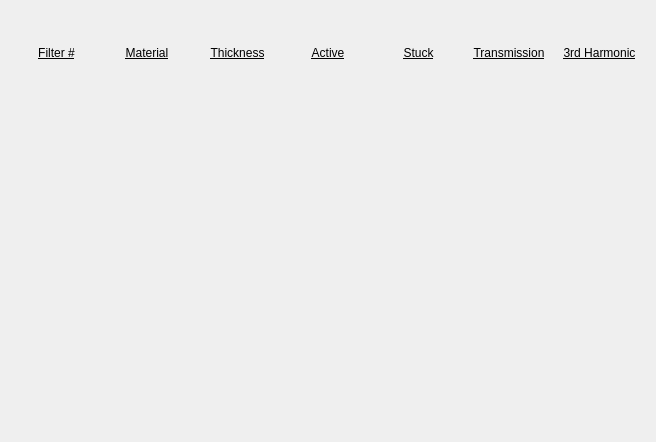
<?xml version="1.0" encoding="UTF-8"?>
<ui version="4.0">
 <class>Form</class>
 <widget class="QWidget" name="Form">
  <property name="geometry">
   <rect>
    <x>0</x>
    <y>0</y>
    <width>656</width>
    <height>442</height>
   </rect>
  </property>
  <property name="windowTitle">
   <string>Form</string>
  </property>
  <layout class="QVBoxLayout" name="verticalLayout" stretch="0,0,0,0,0">
   <property name="spacing">
    <number>0</number>
   </property>
   <item>
    <layout class="QHBoxLayout" name="horizontalLayout">
     <item>
      <widget class="QLabel" name="label">
       <property name="font">
        <font>
         <underline>true</underline>
        </font>
       </property>
       <property name="text">
        <string>Filter #</string>
       </property>
       <property name="alignment">
        <set>Qt::AlignCenter</set>
       </property>
      </widget>
     </item>
     <item>
      <widget class="QLabel" name="label_2">
       <property name="font">
        <font>
         <underline>true</underline>
        </font>
       </property>
       <property name="text">
        <string>Material</string>
       </property>
       <property name="alignment">
        <set>Qt::AlignCenter</set>
       </property>
      </widget>
     </item>
     <item>
      <widget class="QLabel" name="label_3">
       <property name="font">
        <font>
         <underline>true</underline>
        </font>
       </property>
       <property name="text">
        <string>Thickness</string>
       </property>
       <property name="alignment">
        <set>Qt::AlignCenter</set>
       </property>
      </widget>
     </item>
     <item>
      <widget class="QLabel" name="label_8">
       <property name="font">
        <font>
         <underline>true</underline>
        </font>
       </property>
       <property name="toolTip">
        <string>Active: blade (or specific filter) should be included in calculations.</string>
       </property>
       <property name="text">
        <string>Active</string>
       </property>
       <property name="alignment">
        <set>Qt::AlignCenter</set>
       </property>
      </widget>
     </item>
     <item>
      <widget class="QLabel" name="label_4">
       <property name="font">
        <font>
         <underline>true</underline>
        </font>
       </property>
       <property name="toolTip">
        <string>Stuck: filters marked as stuck in a certain position will be forced to that state and included in calculations (if active)</string>
       </property>
       <property name="text">
        <string>Stuck</string>
       </property>
       <property name="alignment">
        <set>Qt::AlignCenter</set>
       </property>
      </widget>
     </item>
     <item>
      <widget class="QLabel" name="label_5">
       <property name="font">
        <font>
         <underline>true</underline>
        </font>
       </property>
       <property name="text">
        <string>Transmission</string>
       </property>
       <property name="alignment">
        <set>Qt::AlignCenter</set>
       </property>
      </widget>
     </item>
     <item>
      <widget class="QLabel" name="label_6">
       <property name="font">
        <font>
         <underline>true</underline>
        </font>
       </property>
       <property name="text">
        <string>3rd Harmonic</string>
       </property>
       <property name="alignment">
        <set>Qt::AlignCenter</set>
       </property>
      </widget>
     </item>
    </layout>
   </item>
   <item>
    <widget class="PyDMEmbeddedDisplay" name="PyDMEmbeddedDisplay">
     <property name="toolTip">
      <string/>
     </property>
     <property name="lineWidth">
      <number>0</number>
     </property>
     <property name="macros" stdset="0">
      <string>{&quot;FILTER&quot;:&quot;01&quot;}</string>
     </property>
     <property name="filename" stdset="0">
      <string>AttenuatorCalculatorSXR_Blade.embedded.ui</string>
     </property>
    </widget>
   </item>
   <item>
    <widget class="PyDMEmbeddedDisplay" name="PyDMEmbeddedDisplay_2">
     <property name="toolTip">
      <string/>
     </property>
     <property name="lineWidth">
      <number>0</number>
     </property>
     <property name="macros" stdset="0">
      <string>{&quot;FILTER&quot;:&quot;02&quot;}</string>
     </property>
     <property name="filename" stdset="0">
      <string>AttenuatorCalculatorSXR_Blade.embedded.ui</string>
     </property>
    </widget>
   </item>
   <item>
    <widget class="PyDMEmbeddedDisplay" name="PyDMEmbeddedDisplay_3">
     <property name="toolTip">
      <string/>
     </property>
     <property name="lineWidth">
      <number>0</number>
     </property>
     <property name="macros" stdset="0">
      <string>{&quot;FILTER&quot;:&quot;03&quot;}</string>
     </property>
     <property name="filename" stdset="0">
      <string>AttenuatorCalculatorSXR_Blade.embedded.ui</string>
     </property>
    </widget>
   </item>
   <item>
    <widget class="PyDMEmbeddedDisplay" name="PyDMEmbeddedDisplay_4">
     <property name="toolTip">
      <string/>
     </property>
     <property name="lineWidth">
      <number>0</number>
     </property>
     <property name="macros" stdset="0">
      <string>{&quot;FILTER&quot;:&quot;04&quot;}</string>
     </property>
     <property name="filename" stdset="0">
      <string>AttenuatorCalculatorSXR_Blade.embedded.ui</string>
     </property>
    </widget>
   </item>
  </layout>
 </widget>
 <customwidgets>
  <customwidget>
   <class>PyDMEmbeddedDisplay</class>
   <extends>QFrame</extends>
   <header>pydm.widgets.embedded_display</header>
  </customwidget>
 </customwidgets>
 <resources/>
 <connections/>
</ui>
